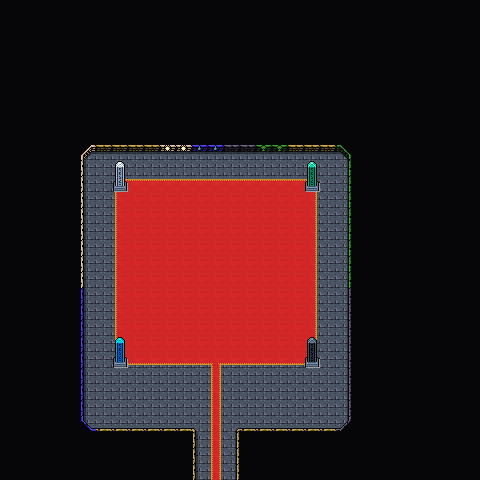

This game map was drawn from its Tiled (.tmx) file and the tilesets committed beside it. A one-line description and the trimmed map source follow:
An orthogonal 30x30 tile map with 16x16 px tiles, 4 tile layers (Background, Ground, Foreground, AboveSprites), 2 tilesets and 8 objects.

<map version="1.10" tiledversion="1.11.2" orientation="orthogonal" renderorder="right-down" width="30" height="30" tilewidth="16" tileheight="16" infinite="0" nextlayerid="6" nextobjectid="64">
 <editorsettings>
  <export target="wastetown..tmx" format="tmx" />
 </editorsettings>
 <properties>
  <property name="dungeonEffect" value="{&quot;startBattleWithCard&quot;: [ &quot;Freewind Falcon&quot;, &quot;Sea Sprite&quot;, &quot;Sphere of Law&quot; ]}" />
 </properties>
 <tileset firstgid="1" source="../../../../../common/maps/tileset/main.tsx" />
 <tileset firstgid="10113" source="../../../../../common/maps/tileset/buildings.tsx" />
 <layer id="1" name="Background" width="30" height="30">
  <data>[900 cells, 900 non-empty, 1 distinct tile ids]</data>
 </layer>
 <layer id="2" name="Ground" width="30" height="30">
  <data>[900 cells, 821 non-empty, 31 distinct tile ids]</data>
 </layer>
 <layer id="3" name="Foreground" width="30" height="30">
  <properties>
   <property name="spriteLayer" type="bool" value="true" />
  </properties>
  <data>[900 cells, 15 non-empty, 1 distinct tile ids]</data>
 </layer>
 <layer id="5" name="AboveSprites" width="30" height="30">
  <data>[900 cells, 23 non-empty, 9 distinct tile ids]</data>
 </layer>
 <objectgroup id="4" name="Objects">
  <object id="51" template="../../../../../common/maps/obj/entry_up.tx" x="209" y="480">
   <properties>
    <property name="teleport" value="" />
   </properties>
  </object>
  <object id="57" template="../../../../../common/maps/obj/dialog.tx" x="131.97" y="427.516" width="167.197" height="20.858" visible="1">
   <properties>
    <property name="dialog">[
{
   "text": "A fearsome phyrexian angel hovers before you, skittering legions of horrors waiting beneath for her orders.
'In the new of New Phyrexia, you will never enter the prison of the Ur-Dragon. Submit to glorious compleation!'",
   "options": [{
      "name": "(Continue)", "action": [{"deleteMapObject":-1}]}]
}
]</property>
   </properties>
  </object>
  <object id="58" template="../../../../../common/maps/obj/enemy.tx" x="208.325" y="265.81">
   <properties>
    <property name="defeatDialog">[
	{
	   "text": "Atraxa plummets to the ground from your final strike, colliding with a loud crack. Oil leaks from her barely mobile body as she struggles to get out a few last words.
'Mother of Machines... forgive my imperfection...'",
   "options": [{
      "name": "(Continue)", "action": [{"deleteMapObject":-1}]}]
	}
	]</property>
    <property name="effect" value="{&quot;startBattleWithCard&quot;: [&quot;Command Tower&quot;, &quot;Exotic Orchard&quot;, &quot;Witch-Maw Nephilim|GPT&quot;, &quot;Tablet of Compleation|ONE&quot;]}" />
    <property name="enemy" value="Atraxa" />
    <property name="pursueRange" type="int" value="0" />
    <property name="spawn.Easy" type="bool" value="false" />
    <property name="spawn.Normal" type="bool" value="false" />
    <property name="speedModifier" type="float" value="50" />
    <property name="threatRange" type="int" value="100" />
   </properties>
  </object>
  <object id="59" template="../../../../../common/maps/obj/treasure.tx" x="260.838" y="171.763">
   <properties>
    <property name="reward">[{
  "type": "randomCard",
  "count": 4,
  "rarity": [ "rare", "mythic rare" ],
  "colors": [ "green" ]
}]</property>
   </properties>
  </object>
  <object id="60" template="../../../../../common/maps/obj/treasure.tx" x="230.838" y="171.763">
   <properties>
    <property name="reward">[{
  "type": "randomCard",
  "count": 4,
  "rarity": [ "rare", "mythic rare" ],
  "colors": [ "black" ]
}]</property>
   </properties>
  </object>
  <object id="61" template="../../../../../common/maps/obj/treasure.tx" x="198.338" y="171.763">
   <properties>
    <property name="reward">[{
  "type": "randomCard",
  "count": 4,
  "rarity": [ "rare", "mythic rare" ],
  "colors": [ "blue" ]
}]</property>
   </properties>
  </object>
  <object id="62" template="../../../../../common/maps/obj/treasure.tx" x="168.338" y="171.763">
   <properties>
    <property name="reward">[{
  "type": "randomCard",
  "count": 4,
  "rarity": [ "rare", "mythic rare" ],
  "colors": [ "white" ]
}]</property>
   </properties>
  </object>
  <object id="63" template="../../../../../common/maps/obj/enemy.tx" x="207.757" y="266.333">
   <properties>
    <property name="defeatDialog">[
	{
	   "text": "Atraxa plummets to the ground from your final strike, colliding with a loud crack. Oil leaks from her barely mobile body as she struggles to get out a few last words.
'Mother of Machines... forgive my imperfection...'",
   "options": [{
      "name": "(Continue)", "action": [{"deleteMapObject":-1}]}]
	}
	]</property>
    <property name="effect" value="{&quot;startBattleWithCard&quot;: [&quot;Command Tower&quot;, &quot;Witch-Maw Nephilim|GPT&quot;, &quot;Tablet of Compleation|ONE&quot;]}" />
    <property name="enemy" value="Atraxa" />
    <property name="pursueRange" type="int" value="0" />
    <property name="spawn.Hard" type="bool" value="false" />
    <property name="spawn.Insane" type="bool" value="false" />
    <property name="speedModifier" type="float" value="50" />
    <property name="threatRange" type="int" value="100" />
   </properties>
  </object>
 </objectgroup>
</map>
